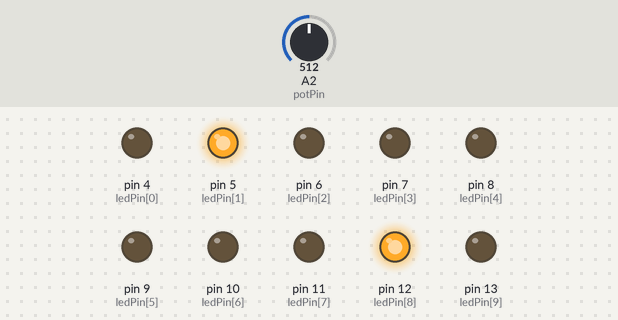
Bench run of a sketch on a simulated Arduino Uno, built with avr-gcc and run on an emulated ATmega328P. Shown: output pins drawn as LEDs (lit = HIGH). The test bench sets the inputs (shaded band); at power-on: A2 (potPin) = 512.

Above: at 1.2 s.
1.3 s: A2 (potPin) set to 0
At 2.9 s:
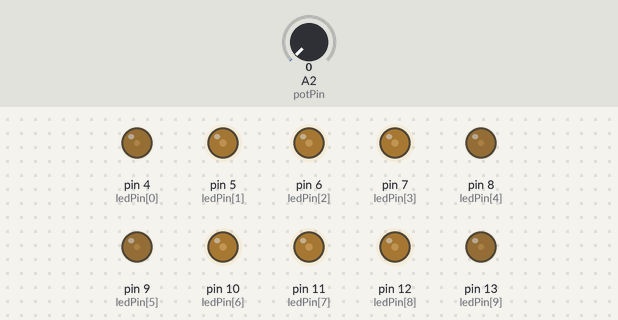
4.3 s: A2 (potPin) set to 20
At 4.48 s:
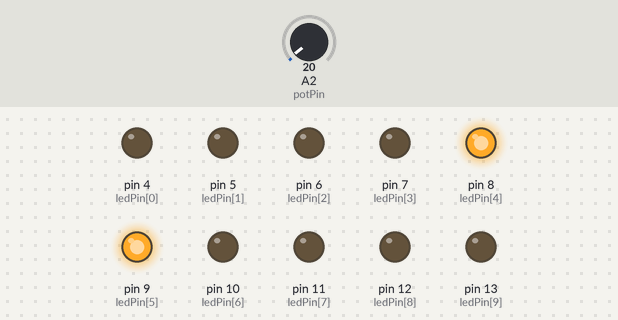
At 5.13 s:
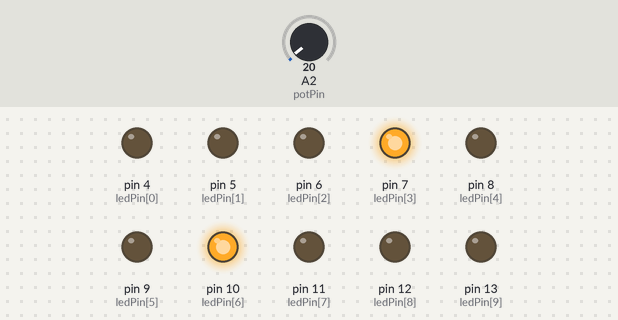
7.3 s: A2 (potPin) set to 0
Timing chart, 0 to 22.3 s (numbered marks = the images above; inputs shaded):
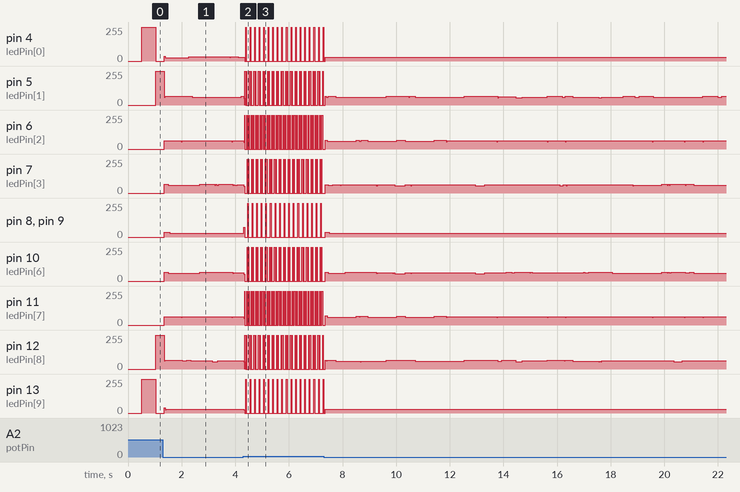

Measured:
- after the input at 1.3 s, pin 4 (ledPin[0]): 0/255 → 24/255 after 0.05 s, → 33/255 0.92 s later, → 27/255 1.8 s later; pin 13 (ledPin[9]): 0/255 → 30/255 after 0.05 s
- after the input at 4.3 s, pin 8 (ledPin[4]), pin 9 (ledPin[5]): 29/255 → 73/255 at once, then repeats every 0.14 s: 0/255 0.12 s, 255/255 0.02 s

The sketch:

p6_ex1.ino
```cpp
// Projeto 6 - Iluminação sequencial com LEDs, delay controlado pelo potenciometro

byte ledPin[] = {4, 5, 6, 7, 8, 9, 10, 11, 12, 13};
byte potPin = 2;
byte led1Direction = 1;
byte led2Direction = -1;
byte currentLed1 = 0;
byte currentLed2 = 9;
int ledDelay;
unsigned long changeTime;

void setup()
{
  for(int i=0; i<10; i++)
    pinMode(ledPin[i], OUTPUT);
  changeTime = millis();
}

void loop()
{
  ledDelay = analogRead(potPin);
  if((millis() - changeTime) > ledDelay)
  {
    changeLed();
    changeTime = millis();
  }
}

void changeLed()
{
  for(int i=0; i<10; i++)
    digitalWrite(ledPin[i], LOW);

  digitalWrite(ledPin[currentLed1], HIGH);
  digitalWrite(ledPin[currentLed2], HIGH);
  currentLed1 += led1Direction;
  currentLed2 += led2Direction;

  if(currentLed1 == 0 || currentLed1 == 4) led1Direction *= -1;
  if(currentLed2 == 5 || currentLed2 == 9) led2Direction *= -1;
}
```
